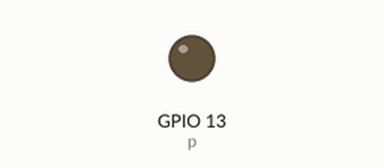
A program run on a simulated Raspberry Pi (BCM pin numbers). Parts: output pins drawn as LEDs (lit = HIGH).

Above: at 0.05 s.
At 0.95 s:
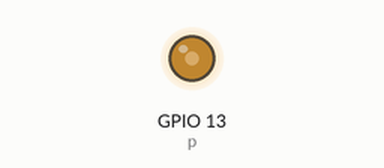
At 1.9 s:
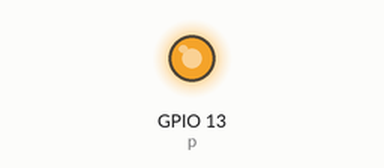
At 3.8 s:
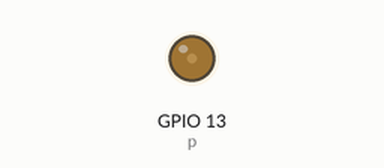
Timing chart, 0 to 5.5 s (numbered marks = the images above):
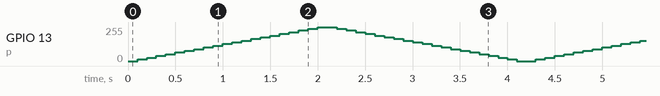

The program:

led_pwm.py
```python
import time
import RPi.GPIO as GPIO
GPIO.setmode(GPIO.BCM)
GPIO.setup(13, GPIO.OUT)

p = GPIO.PWM(13, 50)  # 创建PWM实例，引脚18，频率50Hz

p.start(0) # 启动PWM，初始为灭，占空比为
try:
    while True:
        for dc in range(0, 101, 5):
            p.ChangeDutyCycle(dc)
            time.sleep(0.1)
        for dc in range(100, -1, -5):
            p.ChangeDutyCycle(dc)
            time.sleep(0.1)
except KeyboardInterrupt:
    pass

p.stop()
print('Pin clean')
GPIO.cleanup()
```
